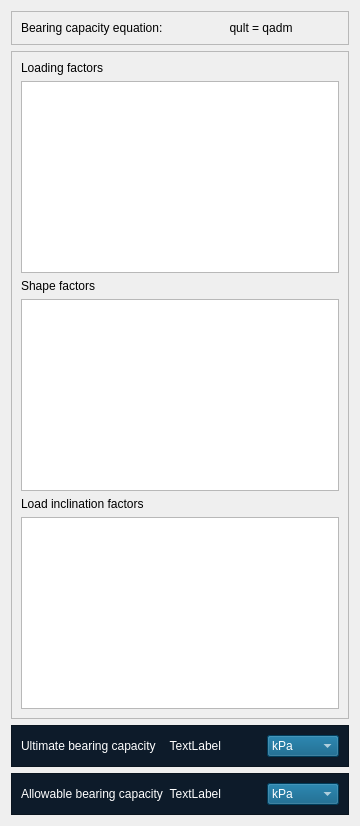
      <widget class="QWidget" name="tab">
       <attribute name="title">
        <string>Bearing capacity</string>
       </attribute>
       <layout class="QVBoxLayout" name="verticalLayout_5">
        <item>
         <widget class="QFrame" name="frame_2">
          <property name="frameShape">
           <enum>QFrame::Shape::StyledPanel</enum>
          </property>
          <property name="frameShadow">
           <enum>QFrame::Shadow::Raised</enum>
          </property>
          <layout class="QHBoxLayout" name="horizontalLayout_2">
           <item>
            <widget class="QLabel" name="label_10">
             <property name="text">
              <string>Bearing capacity equation:</string>
             </property>
            </widget>
           </item>
           <item>
            <widget class="QLabel" name="label_11">
             <property name="text">
              <string>qult = qadm</string>
             </property>
             <property name="alignment">
              <set>Qt::AlignmentFlag::AlignCenter</set>
             </property>
            </widget>
           </item>
          </layout>
         </widget>
        </item>
        <item>
         <widget class="QFrame" name="frame_3">
          <property name="frameShape">
           <enum>QFrame::Shape::StyledPanel</enum>
          </property>
          <property name="frameShadow">
           <enum>QFrame::Shadow::Raised</enum>
          </property>
          <layout class="QVBoxLayout" name="verticalLayout_6">
           <item>
            <widget class="QLabel" name="label_12">
             <property name="text">
              <string>Loading factors</string>
             </property>
            </widget>
           </item>
           <item>
            <widget class="QTableView" name="tableView">
             <property name="minimumSize">
              <size>
               <width>0</width>
               <height>50</height>
              </size>
             </property>
             <property name="styleSheet">
              <string notr="true"/>
             </property>
            </widget>
           </item>
           <item>
            <widget class="QLabel" name="label_13">
             <property name="text">
              <string>Shape factors</string>
             </property>
            </widget>
           </item>
           <item>
            <widget class="QTableView" name="tableView_2">
             <property name="minimumSize">
              <size>
               <width>0</width>
               <height>50</height>
              </size>
             </property>
             <property name="styleSheet">
              <string notr="true"/>
             </property>
            </widget>
           </item>
           <item>
            <widget class="QLabel" name="label_14">
             <property name="text">
              <string>Load inclination factors</string>
             </property>
            </widget>
           </item>
           <item>
            <widget class="QTableView" name="tableView_3">
             <property name="minimumSize">
              <size>
               <width>0</width>
               <height>50</height>
              </size>
             </property>
             <property name="styleSheet">
              <string notr="true"/>
             </property>
            </widget>
           </item>
          </layout>
         </widget>
        </item>
        <item>
         <widget class="QFrame" name="frame_4">
          <property name="minimumSize">
           <size>
            <width>0</width>
            <height>40</height>
           </size>
          </property>
          <property name="styleSheet">
           <string notr="true">font: 700 9pt &quot;Segoe UI&quot;;
color: rgb(255, 255, 255);
background-color: rgb(13, 27, 42);
</string>
          </property>
          <property name="frameShape">
           <enum>QFrame::Shape::StyledPanel</enum>
          </property>
          <property name="frameShadow">
           <enum>QFrame::Shadow::Raised</enum>
          </property>
          <layout class="QHBoxLayout" name="horizontalLayout_3">
           <item>
            <widget class="QLabel" name="label_16">
             <property name="text">
              <string>Ultimate bearing capacity</string>
             </property>
            </widget>
           </item>
           <item>
            <widget class="QLabel" name="label_17">
             <property name="minimumSize">
              <size>
               <width>50</width>
               <height>0</height>
              </size>
             </property>
             <property name="text">
              <string>TextLabel</string>
             </property>
             <property name="alignment">
              <set>Qt::AlignmentFlag::AlignRight|Qt::AlignmentFlag::AlignTrailing|Qt::AlignmentFlag::AlignVCenter</set>
             </property>
            </widget>
           </item>
           <item>
            <spacer name="horizontalSpacer">
             <property name="orientation">
              <enum>Qt::Orientation::Horizontal</enum>
             </property>
             <property name="sizeType">
              <enum>QSizePolicy::Policy::Maximum</enum>
             </property>
             <property name="sizeHint" stdset="0">
              <size>
               <width>40</width>
               <height>20</height>
              </size>
             </property>
            </spacer>
           </item>
           <item>
            <widget class="QComboBox" name="comboBox">
             <property name="minimumSize">
              <size>
               <width>50</width>
               <height>0</height>
              </size>
             </property>
             <property name="maximumSize">
              <size>
               <width>500</width>
               <height>16777215</height>
              </size>
             </property>
             <property name="styleSheet">
              <string notr="true">background-color: rgb(0, 85, 127);
color: rgb(255, 255, 255);</string>
             </property>
             <item>
              <property name="text">
               <string>kPa</string>
              </property>
             </item>
             <item>
              <property name="text">
               <string>MPa</string>
              </property>
             </item>
             <item>
              <property name="text">
               <string>kgf/cm2</string>
              </property>
             </item>
             <item>
              <property name="text">
               <string>tonf/m2</string>
              </property>
             </item>
            </widget>
           </item>
          </layout>
         </widget>
        </item>
        <item>
         <widget class="QFrame" name="frame_5">
          <property name="minimumSize">
           <size>
            <width>0</width>
            <height>40</height>
           </size>
          </property>
          <property name="styleSheet">
           <string notr="true">font: 700 9pt &quot;Segoe UI&quot;;
color: rgb(255, 255, 255);
background-color: rgb(13, 27, 42);
</string>
          </property>
          <property name="frameShape">
           <enum>QFrame::Shape::StyledPanel</enum>
          </property>
          <property name="frameShadow">
           <enum>QFrame::Shadow::Raised</enum>
          </property>
          <layout class="QHBoxLayout" name="horizontalLayout_4">
           <item>
            <widget class="QLabel" name="label_18">
             <property name="text">
              <string>Allowable bearing capacity</string>
             </property>
            </widget>
           </item>
           <item>
            <widget class="QLabel" name="label_19">
             <property name="minimumSize">
              <size>
               <width>50</width>
               <height>0</height>
              </size>
             </property>
             <property name="text">
              <string>TextLabel</string>
             </property>
             <property name="alignment">
              <set>Qt::AlignmentFlag::AlignRight|Qt::AlignmentFlag::AlignTrailing|Qt::AlignmentFlag::AlignVCenter</set>
             </property>
            </widget>
           </item>
           <item>
            <spacer name="horizontalSpacer_2">
             <property name="orientation">
              <enum>Qt::Orientation::Horizontal</enum>
             </property>
             <property name="sizeType">
              <enum>QSizePolicy::Policy::Maximum</enum>
             </property>
             <property name="sizeHint" stdset="0">
              <size>
               <width>40</width>
               <height>20</height>
              </size>
             </property>
            </spacer>
           </item>
           <item>
            <widget class="QComboBox" name="comboBox_5">
             <property name="minimumSize">
              <size>
               <width>50</width>
               <height>0</height>
              </size>
             </property>
             <property name="styleSheet">
              <string notr="true">background-color: rgb(0, 85, 127);
color: rgb(255, 255, 255);</string>
             </property>
             <item>
              <property name="text">
               <string>kPa</string>
              </property>
             </item>
             <item>
              <property name="text">
               <string>MPa</string>
              </property>
             </item>
             <item>
              <property name="text">
               <string>kgf/cm2</string>
              </property>
             </item>
             <item>
              <property name="text">
               <string>tonf/m2</string>
              </property>
             </item>
            </widget>
           </item>
          </layout>
         </widget>
        </item>
       </layout>
      </widget>
